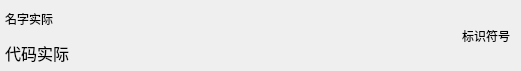
<?xml version="1.0" encoding="UTF-8"?>
<ui version="4.0">
 <class>fund_card</class>
 <widget class="QWidget" name="fund_card">
  <property name="geometry">
   <rect>
    <x>0</x>
    <y>0</y>
    <width>521</width>
    <height>71</height>
   </rect>
  </property>
  <property name="windowTitle">
   <string>fund_card</string>
  </property>
  <property name="styleSheet">
   <string notr="true">font: 11pt &quot;Microsoft YaHei&quot;;</string>
  </property>
  <layout class="QHBoxLayout" name="horizontalLayout">
   <property name="leftMargin">
    <number>0</number>
   </property>
   <property name="topMargin">
    <number>0</number>
   </property>
   <property name="bottomMargin">
    <number>0</number>
   </property>
   <item>
    <layout class="QVBoxLayout" name="verticalLayout">
     <property name="leftMargin">
      <number>5</number>
     </property>
     <property name="topMargin">
      <number>5</number>
     </property>
     <property name="bottomMargin">
      <number>5</number>
     </property>
     <item>
      <widget class="QLabel" name="name_label">
       <property name="styleSheet">
        <string notr="true">font: 12pt &quot;Microsoft YaHei UI&quot;;</string>
       </property>
       <property name="text">
        <string>名字实际</string>
       </property>
      </widget>
     </item>
     <item>
      <widget class="QLabel" name="code_label">
       <property name="sizePolicy">
        <sizepolicy hsizetype="Preferred" vsizetype="Preferred">
         <horstretch>20</horstretch>
         <verstretch>0</verstretch>
        </sizepolicy>
       </property>
       <property name="font">
        <font>
         <family>Microsoft YaHei UI</family>
         <pointsize>12</pointsize>
         <italic>false</italic>
         <bold>false</bold>
        </font>
       </property>
       <property name="styleSheet">
        <string notr="true">font: 12pt &quot;Microsoft YaHei UI&quot;;</string>
       </property>
       <property name="text">
        <string>代码实际</string>
       </property>
      </widget>
     </item>
    </layout>
   </item>
   <item>
    <spacer name="horizontalSpacer">
     <property name="orientation">
      <enum>Qt::Orientation::Horizontal</enum>
     </property>
     <property name="sizeHint" stdset="0">
      <size>
       <width>423</width>
       <height>20</height>
      </size>
     </property>
    </spacer>
   </item>
   <item>
    <widget class="QLabel" name="additional_mark_label">
     <property name="text">
      <string>标识符号</string>
     </property>
    </widget>
   </item>
  </layout>
 </widget>
 <resources/>
 <connections/>
</ui>
